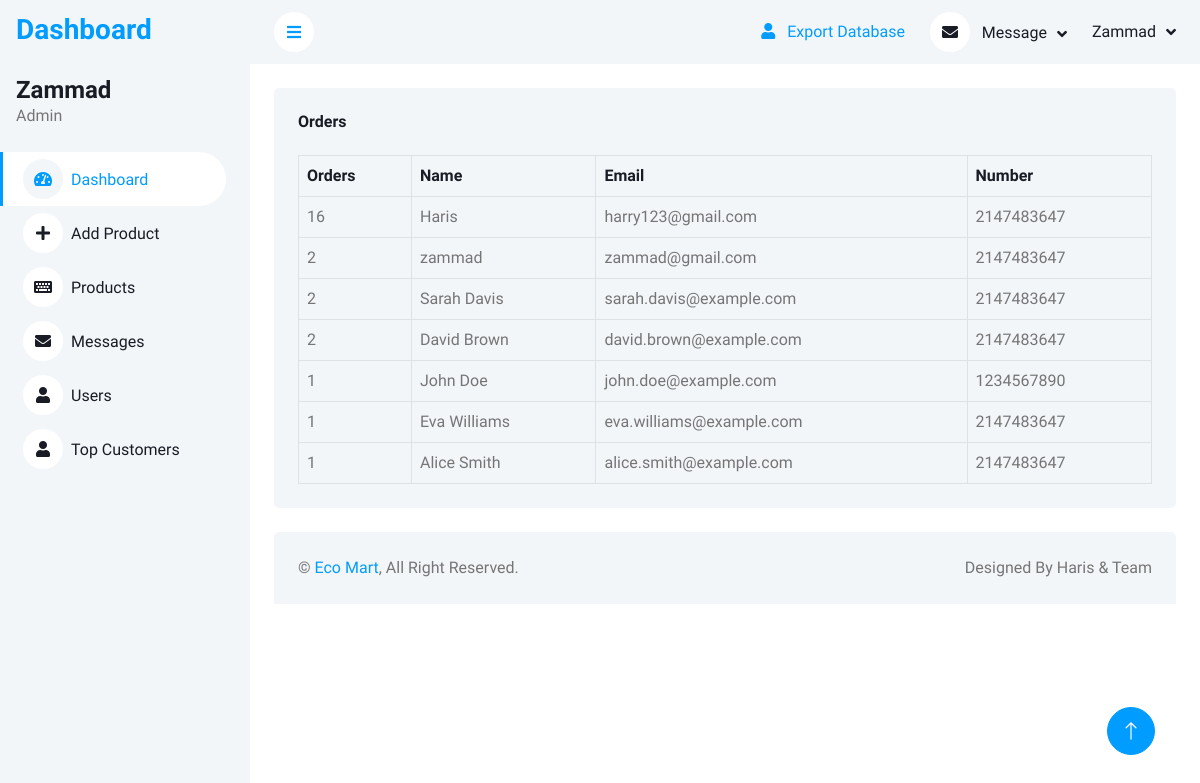
The page /admin-panel/topcustomers.php (signed in) on the database its author committed.
### tables this page shows
CREATE TABLE `orders` (
  `Name` varchar(255) DEFAULT NULL,
  `Address` varchar(255) DEFAULT NULL,
  `Email` varchar(255) DEFAULT NULL,
  `WorkPhoneNo` int(255) DEFAULT NULL,
  `CellNo` int(255) DEFAULT NULL,
  `DateOfBirth` date NOT NULL,
  `Remarks` varchar(255) DEFAULT NULL,
  `orderId` int(11) NOT NULL,
  `ProductId` int(11) DEFAULT NULL,
  `CustomerId` int(11) DEFAULT NULL,
  `TotalProducts` varchar(255) DEFAULT NULL,
  `TotalPrice` int(255) DEFAULT NULL,
  `OrderTime` timestamp NOT NULL DEFAULT current_timestamp()
);

### admin-panel/topcustomers.php (the view, shortened to what this page needs)
<!DOCTYPE html>
<html lang="en">
<head>
    <link href="https://cdnjs.cloudflare.com/ajax/libs/font-awesome/5.10.0/css/all.min.css" rel="stylesheet">
    <link href="https://cdn.jsdelivr.net/npm/bootstrap-icons@1.4.1/font/bootstrap-icons.css" rel="stylesheet">
    <link href="https://cdn.datatables.net/1.13.6/css/jquery.dataTables.min.css" rel="stylesheet">
    <link href="css/bootstrap.min.css" rel="stylesheet">
    <link href="css/style.css" rel="stylesheet">
</head>
<body>
    <div class="container-xxl position-relative bg-white d-flex p-0">
        <?php include('sidebar.php') ?>
        <div class="content">
            <?php include('navbar.php') ?>
            <div class="container-fluid pt-4 px-4">
                <div class="bg-light text-center rounded p-4">
                    <div class="d-flex align-items-center justify-content-between mb-4">
                        <h6 class="mb-0">Orders</h6>
                    </div>
                    <div class="table-responsive">
                        <table class="table text-start align-middle table-bordered table-hover mb-0 table-responsive">
                            <thead>
                                <tr class="text-dark">
                                    <th scope="col">Orders</th>
                                    <th scope="col">Name</th>
                                    <th scope="col">Email</th>
                                    <th scope="col">Number</th>
                                </tr>
                            </thead>
                            <tbody>
                                <?php
                                $select_msg = mysqli_query($connection, "SELECT *, COUNT(Name) AS numbers FROM orders GROUP BY Name ORDER BY numbers DESC LIMIT 100");
                                if (mysqli_num_rows($select_msg) > 0) {
                                    while ($data = mysqli_fetch_array($select_msg)) {
                                ?>
                                        <tr>
                                            <td><?php echo $data['numbers'] ?></td>
                                            <td><?php echo $data['Name'] ?></td>
                                            <td><?php echo $data['Email'] ?></td>
                                            <td><?php echo $data['WorkPhoneNo'] ?></td>
                                        </tr>
                                <?php
                                    }
                                }
                                ?>
                            </tbody>
                        </table>
                    </div>
                </div>
            </div>
            <div class="container-fluid pt-4 px-4">
                <div class="bg-light rounded-top p-4">
                    <div class="row">
                        <div class="col-12 col-sm-6 text-center text-sm-start">
                            &copy; <a href="../front-end/index.php" target="_blank">Eco Mart</a>, All Right Reserved.
                        </div>
                        <div class="col-12 col-sm-6 text-center text-sm-end">Designed By <a>Haris & Team</a></div>
                    </div>
                </div>
            </div>
        </div>
        <a href="#" class="btn btn-lg btn-primary btn-lg-square back-to-top"><i class="bi bi-arrow-up"></i></a>
    </div>
</body>
</html>

### admin-panel/css/style.css (style rules this page uses)
:root { --primary: #009CFF; --light: #F3F6F9; --dark: #191C24; }
.back-to-top { position: fixed; display: none; right: 45px; bottom: 45px; z-index: 99; }
.btn { transition: .5s; }
.btn.btn-primary { color: #FFFFFF; }
.btn-lg-square { width: 48px; height: 48px; }
.btn-square, .btn-sm-square, .btn-lg-square { padding: 0; display: inline-flex; align-items: center; justify-content: center; font-weight: normal; border-radius: 50px; }
.content { margin-left: 250px; min-height: 100vh; background: #FFFFFF; transition: 0.5s; }
@media (min-width: 992px) { .content { width: calc(100% - 250px); } }

### rows shown on the page
orders: numbers "16", Name "Haris", Email "harry123@gmail.com", WorkPhoneNo "2147483647"
orders: numbers "2", Name "zammad", Email "zammad@gmail.com", WorkPhoneNo "2147483647"
orders: numbers "2", Name "Sarah Davis", Email "sarah.davis@example.com", WorkPhoneNo "2147483647"
orders: numbers "2", Name "David Brown", Email "david.brown@example.com", WorkPhoneNo "2147483647"
orders: numbers "1", Name "John Doe", Email "john.doe@example.com", WorkPhoneNo "1234567890"
orders: numbers "1", Name "Eva Williams", Email "eva.williams@example.com", WorkPhoneNo "2147483647"
orders: numbers "1", Name "Alice Smith", Email "alice.smith@example.com", WorkPhoneNo "2147483647"

### other values the page prints
$_SESSION['username'] "Zammad"
